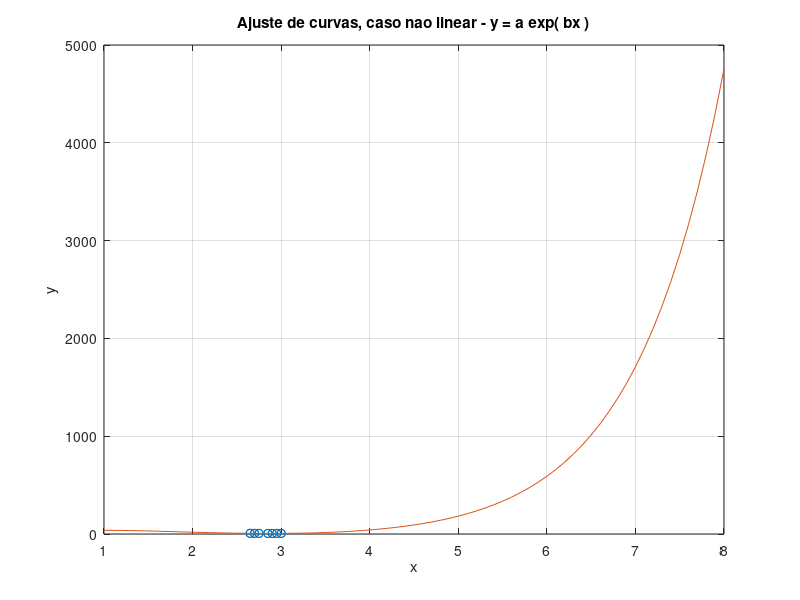

The MATLAB source for this figure:
clc
clear
%%%%%%%%%%%%%%%%%%%%%%%%%%%%%%%%%%%%%%%%%%%%%%%%%%%%%%%%%%%%%%%%
% Questao 2: Ajuste de Curvas, caso nao linear
%     y = a exp( bx )
%
%%%%%%%%%%%%%%%%%%%%%%%%%%%%%%%%%%%%%%%%%%%%%%%%%%%%%%%%%%%%%%%%%%%%%%%%%%%%%%%%
disp('2. Ajuste de Curvas: y = a exp( bx )');
disp(' ');

xData = [2.65; 2.65; 2.70; 2.70; 2.75; 2.75; 2.85; 2.85; 2.90; 2.90; 2.95; 2.95; 3.00; 3.00];
yData = [6.85; 6.80; 6.70; 6.30; 6.33; 6.20; 5.90; 5.82; 5.80; 5.80; 6.15; 6.00; 6.30; 6.15];
F = ones(length(xData),3);
F(:,2) = exp(xData(:));
F(:,3) = xData(:).*exp(-xData(:));
a = F\yData

%plota o grafico
xp = 1:0.1:8;
yp = a(1) + a(2) * exp(xp) + a(3) * xp .* exp(-xp);
plot(xData,yData,'o',xp,yp)
xlabel('x'),ylabel('y')
title('Ajuste de curvas, caso nao linear - y = a exp( bx )')
grid on

fprintf('\n');
disp('Final da Questao de Ajuste');






